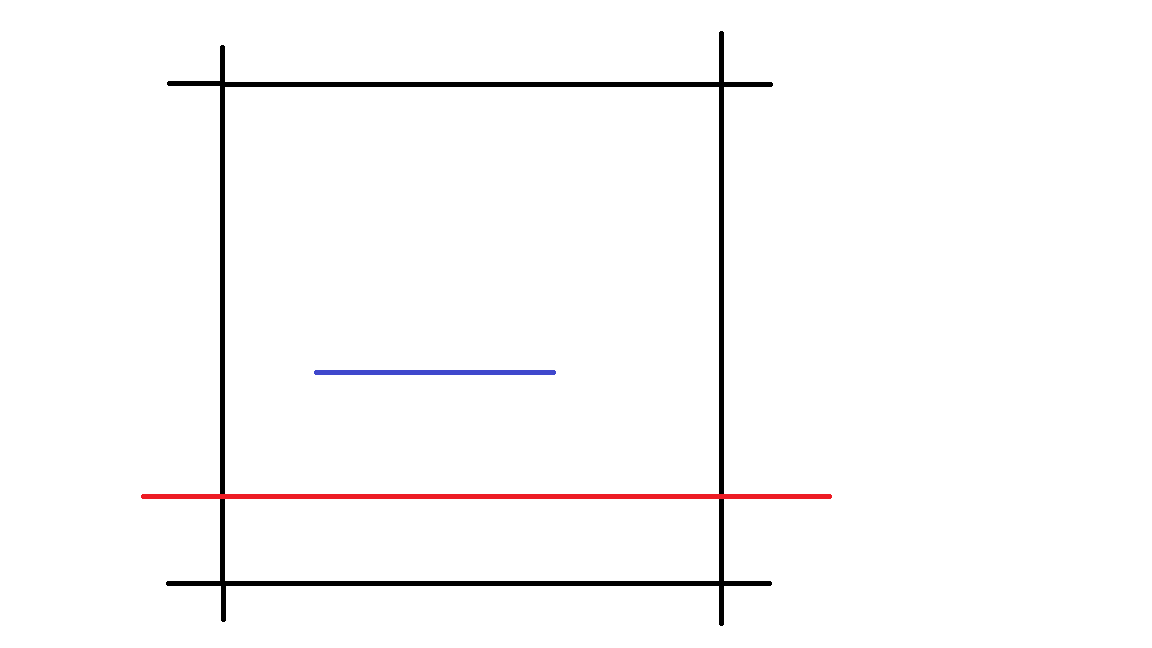
#> input picture Tast1.png, 1152 x 648 px
$ python find_len.py   (Python 2 division)
#> lines starting #> are read from the running program, lines starting #| are printed output that depends on the picture; after the words box and inside, x2 and y2 are one past the last pixel; in counts of white or black regions, pixels touching at a corner belong together
import numpy as np
import cv2
import argparse as m
from matplotlib import pyplot as plt

img = cv2.imread('Tast1.png')
#> img is the input picture: shape (648, 1152, 3); mean B, G, R 249.9, 249.6, 250.6

gray = cv2.cvtColor(img,cv2.COLOR_RGB2GRAY)


corners = cv2.goodFeaturesToTrack(gray,4,0.01,10)
#> corners = [[724, 586], [226, 586], [724, 87], [225, 87]]
corners = np.int0(corners)

for i in corners:
	x,y = i.ravel()
	cv2.circle(img,(x,y),3,(0,255,0),-1)
#> this loop made 4 passes
#> img: shape (648, 1152, 3); 0.02% of pixels changed, all inside (x1, y1, x2, y2) = (222, 84, 728, 590)

x4,y4= corners[0].ravel()
#> x4 = 724; y4 = 586
x3,y3= corners[1].ravel()
#> x3 = 226; y3 = 586
x2,y2= corners[2].ravel()
#> x2 = 724; y2 = 87
x1,y1= corners[3].ravel()
#> x1 = 225; y1 = 87

if abs(x2-x1) > abs(y2-y1) :
	res_30 = abs(x2-x1)
#> res_30 = 499
else :
	res_30 = abs(y2-y1)

#print res_30

#blue line
hsv = cv2.cvtColor(img,cv2.COLOR_BGR2HSV)
#> hsv: shape (648, 1152, 3); mean H, S, V 1, 1.4, 250.8

lower_blue=np.array([110,50,50])
upper_blue=np.array([130,255,255])

mask=cv2.inRange(hsv , lower_blue ,upper_blue)
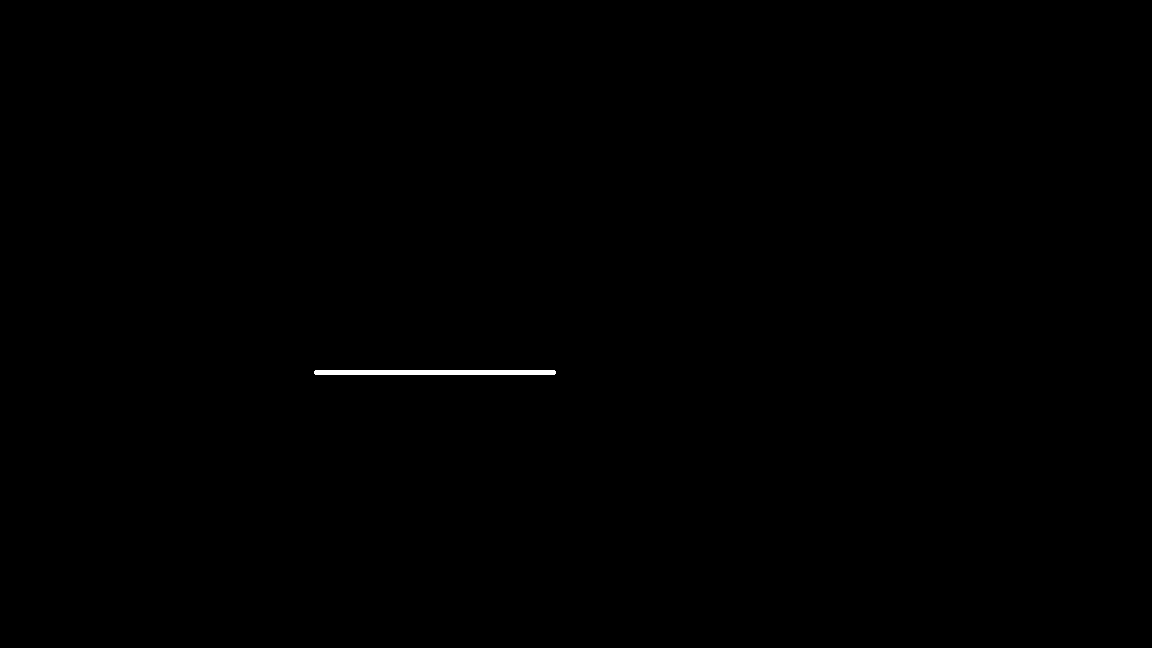
#> mask: shape (648, 1152); 0.16% white; 1 white region, box (x1, y1, x2, y2) and area: (314, 370, 556, 375) 1206

res= cv2.bitwise_and(img,img,mask=mask)

#find end and start point
gray = cv2.cvtColor(res,cv2.COLOR_RGB2GRAY)


corners = cv2.goodFeaturesToTrack(gray,2,0.01,10)
#> corners = [[554, 373], [315, 373]]
corners = np.int0(corners)

for i in corners:
	x,y = i.ravel()
	cv2.circle(img,(x,y),3,255,-1)
#> this loop made 2 passes
#> img: shape (648, 1152, 3); mean B, G, R 249.9, 249.7, 250.6

x1_blue,y1_blue= corners[0].ravel()
#> x1_blue = 554; y1_blue = 373
x2_blue,y2_blue= corners[1].ravel()
#> x2_blue = 315; y2_blue = 373

if abs(x2_blue-x1_blue) > abs(y2_blue-y1_blue) :
	res_line = abs(x2_blue-x1_blue)
#> res_line = 239
else :
	res_line = abs(y2_blue-y1_blue)

#----------------------------
len_of_line = (res_line * 30)/res_30
#> len_of_line = 14

print len_of_line
#| 14

len_of_line=str(len_of_line)
#> len_of_line = '14'
font = cv2.FONT_HERSHEY_SIMPLEX
#> font = 0
cv2.putText(img,len_of_line + 'cm',(10,200),font,4 ,(0,0,0),5)
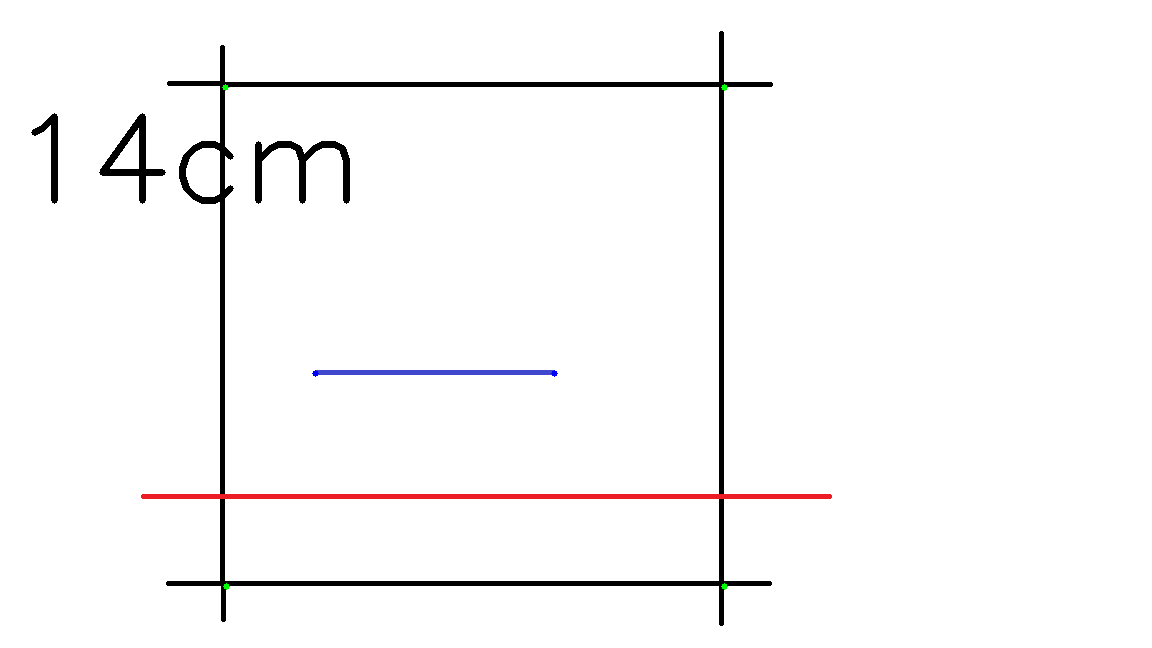
#> img: shape (648, 1152, 3); mean B, G, R 248.2, 248, 248.9


cv2.imshow('img',img)

cv2.waitKey(0)
cv2.destroyAllWindows()
